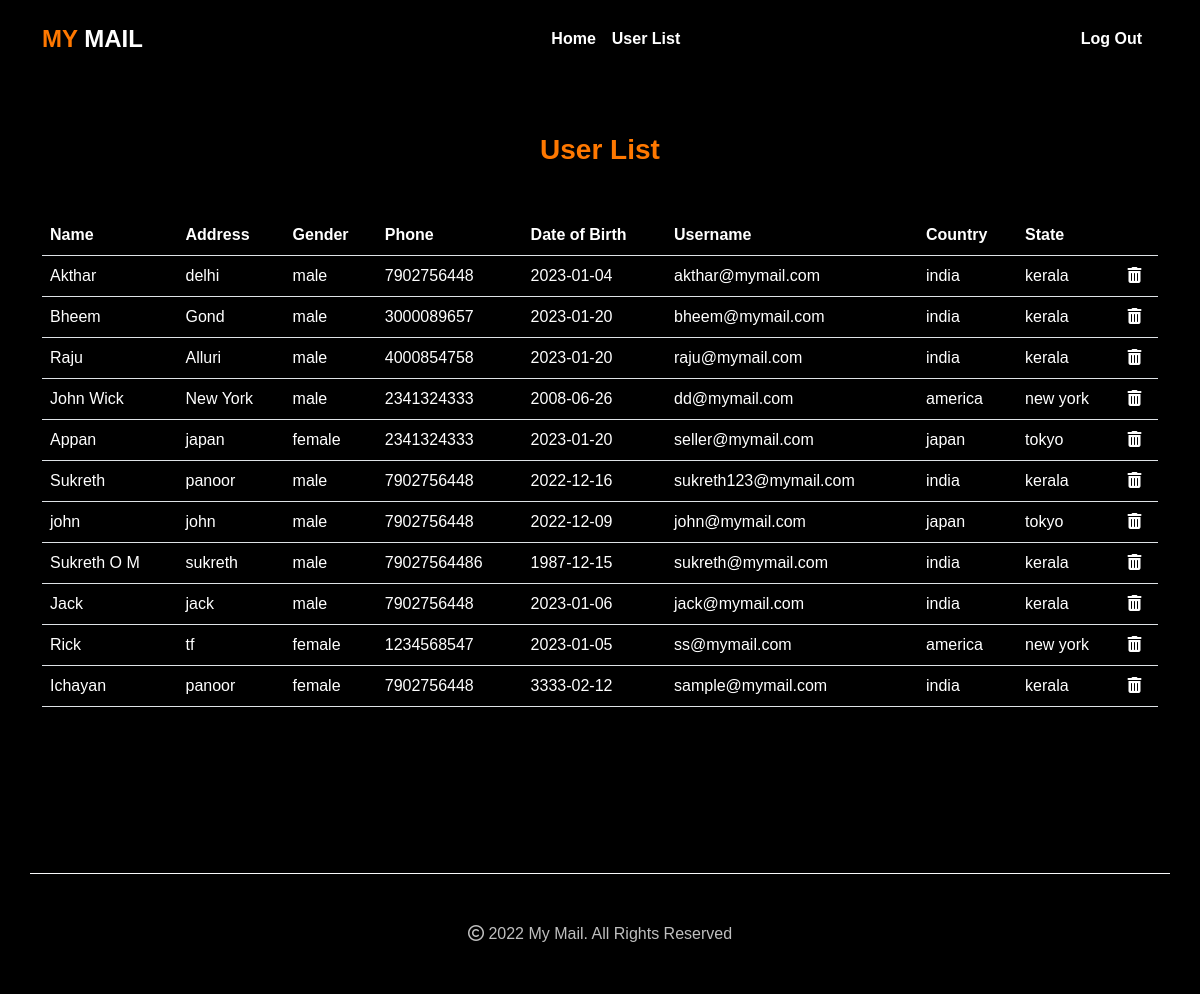
The page /userlist/ on the database its author committed.
### user/models.py (models this page shows)
class user_register_tb(models.Model):
    name=models.CharField(max_length=20)
    address=models.CharField(max_length=20)
    gender=models.CharField(max_length=20)
    phone=models.CharField(max_length=20)
    countryid=models.ForeignKey(country_tb,on_delete=models.CASCADE)
    stateid=models.ForeignKey(state_tb,on_delete=models.CASCADE)
    security_questions=models.CharField(max_length=20)
    answers=models.CharField(max_length=20)
    dob=models.CharField(max_length=20)
    username=models.CharField(max_length=20)
    password=models.CharField(max_length=20)

class country_tb(models.Model):
    countryname=models.CharField(max_length=20)

class state_tb(models.Model):
    statename=models.CharField(max_length=20)
    countryid=models.ForeignKey(country_tb,on_delete=models.CASCADE)

### siteadmin/views.py (the view)
# urls.py: path('userlist/',siteadminview.userlist,name="userlist"),
def userlist(request):
    user=user_register_tb.objects.all()
    return render(request,'userlist.html',{'view':user})

### templates/userlist.html (shortened to what this page needs)
<!DOCTYPE html>
<html lang="en">
<head>
    <link rel="stylesheet" href="/static/css/bootstrap.css">
    <link rel="stylesheet" href="/static/style.css">
</head>
<body class="bg-black">
  <header class="fixed-top bg-black">
    <div class="py-2">
      <nav class="navbar navbar-expand-lg label bg-black" data-bs-theme="dark">
        <div class="container">
          <a class="navbar-brand fs-4 text-white" href="{% url 'siteadminhome' %}"><span style="color: #ff7800;">MY</span> MAIL</a>
          <div class="collapse navbar-collapse justify-content-center" id="navbarSupportedContent">
            <ul class="navbar-nav mb-2 mb-lg-0">
              <li class="nav-item">
                <a class="nav-link nav-color" aria-current="page" href="{% url 'siteadminhome' %}">Home</a>
              </li>
              <li class="nav-item">
                <a class="nav-link nav-color" href="{% url 'userlist' %}">User List</a>
              </li>
            </ul>
          </div>
          <div class="">
            <ul class="navbar-nav me-2">
              <li class="nav-item">
                <a class="nav-link nav-color" href="{% url 'logout' %}">Log Out</a>
              </li>
            </ul>
          </div>
        </div>
      </nav>
    </div>
  </header>
  <div class="container section-2 ">
    <h3 class="text-center col-orange label mb-5">User List</h3>
    <table class="table text-white table-responsive">
      <tr>
        <th>Name</th>
        <th>Address</th>
        <th>Gender</th>
        <th>Phone</th>
        <th>Date of Birth</th>
        <th>Username</th>
        <th>Country</th>
        <th>State</th>
        <th></th>
      </tr>
        {% for v in view %}
      <tr>
        <td>{{v.name}}</td>
        <td>{{v.address}}</td>
        <td>{{v.gender}}</td>
        <td>{{v.phone}}</td>
        <td>{{v.dob}}</td>
        <td>{{v.username}}</td>
        <td>{{v.countryid.countryname}}</td>
        <td>{{v.stateid.statename}}</td>
        <td><a href="{% url 'deleteuser' v.id %}" class="text-white"><i class="fa-solid fa-trash-can"></i></a></button></td>
      </tr>
        {% endfor %}
    </table>
  </div>
  <footer class="container py-5 border-top border-light">
    <div class="text-white text-center opacity-75">
      <i class="fa-regular fa-copyright"></i> 2022 My Mail. All Rights Reserved
    </div>
  </footer>
</body>
</html>

### static/style.css (style rules this page uses)
body { font-family: 'Outfit', sans-serif; }
.bg-black { background: black; }
.section-2 { padding-top: 133px; padding-bottom: 150px; }
a { text-decoration: none; }
i { text-align: center; }
.nav-color { color: white; }
.label { font-weight: 700; }
.col-orange { color: #ff7800; }

### rows shown on the page
user_register_tb: name "Akthar", address "delhi", gender "male", phone "7902756448", dob "2023-01-04", username "akthar@mymail.com", countryid.countryname "india", stateid.statename "kerala"
user_register_tb: name "Bheem", address "Gond", gender "male", phone "3000089657", dob "2023-01-20", username "bheem@mymail.com", countryid.countryname "india", stateid.statename "kerala"
user_register_tb: name "Raju", address "Alluri", gender "male", phone "4000854758", dob "2023-01-20", username "raju@mymail.com", countryid.countryname "india", stateid.statename "kerala"
user_register_tb: name "John Wick", address "New York", gender "male", phone "2341324333", dob "2008-06-26", username "dd@mymail.com", countryid.countryname "america", stateid.statename "new york"
user_register_tb: name "Appan", address "japan", gender "female", phone "2341324333", dob "2023-01-20", username "seller@mymail.com", countryid.countryname "japan", stateid.statename "tokyo"
user_register_tb: name "Sukreth", address "panoor", gender "male", phone "7902756448", dob "2022-12-16", username "sukreth123@mymail.com", countryid.countryname "india", stateid.statename "kerala"
user_register_tb: name "john", address "john", gender "male", phone "7902756448", dob "2022-12-09", username "john@mymail.com", countryid.countryname "japan", stateid.statename "tokyo"
user_register_tb: name "Sukreth O M", address "sukreth", gender "male", phone "79027564486", dob "1987-12-15", username "sukreth@mymail.com", countryid.countryname "india", stateid.statename "kerala"
user_register_tb: name "Jack", address "jack", gender "male", phone "7902756448", dob "2023-01-06", username "jack@mymail.com", countryid.countryname "india", stateid.statename "kerala"
user_register_tb: name "Rick", address "tf", gender "female", phone "1234568547", dob "2023-01-05", username "ss@mymail.com", countryid.countryname "america", stateid.statename "new york"
user_register_tb: name "Ichayan", address "panoor", gender "female", phone "7902756448", dob "3333-02-12", username "sample@mymail.com", countryid.countryname "india", stateid.statename "kerala"
